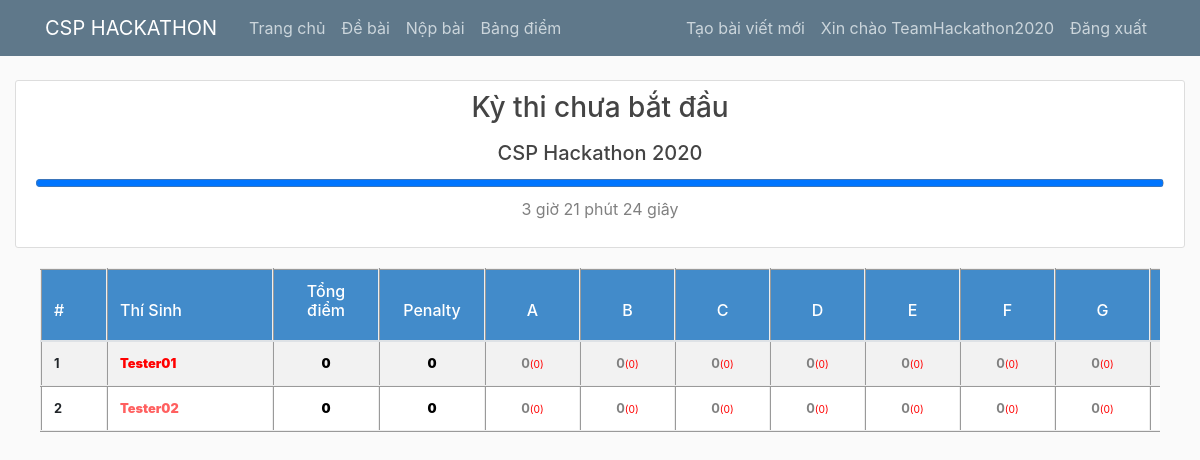
Screenshot of /standings (signed in) with the database file from the repository.
### Hackathon/models.py (models this page shows, shortened)
class User(db.Model, UserMixin):
    id = db.Column(db.Integer, primary_key=True)
    username = db.Column(db.String(20), unique=True, nullable=False)
    image_file = db.Column(db.String(20), nullable=False, default='default.jpg')
    password = db.Column(db.String(60), nullable=False)
    repass = db.Column(db.Boolean, nullable=False, default=False)
    posts = db.relationship('Post', backref='author', lazy=True)
    submissions = db.relationship('Submission', backref='author', lazy=True)
    frozen_submissions = db.relationship('SubmissionFrozen', backref='author', lazy=True)

### Hackathon/routes.py (the view)
@app.route("/standings")
def standings():
    users = User.query.all()
    scores = []
    max_score_possible = [0 for i in range(0, nProblems)]
    for i in range(0, nProblems):
        problem = contestData['problem'][i]
        nSubtasks = int(problem['nSubtasks'])
        for j in range(1, nSubtasks + 1):
            max_score_possible[i] += problem[f'score_{j}'] if f'score_{j}' in problem else 100 // nSubtasks
    for user in users:
        if user.username in ["TeamHackathon2020", "kurone02"]:
            continue
        submissions = SubmissionFrozen.query.filter_by(author=user)
        score = {'username': user.username}
        score['total_score'] = 0
        score['total_penalty'] = 0
        for i in range(1, nProblems + 1):
            submission = list(filter(lambda x: x.problem_id == i, submissions))
            if len(submission) == 0:
                score[f"{convert_char[i - 1]}_score"] = 0
                score[f"{convert_char[i - 1]}_penalty"] = 0
                score[f"{convert_char[i - 1]}_submitted"] = False
                score[f"{convert_char[i - 1]}_is_first_AC"] = False
            else:
                score[f"{convert_char[i - 1]}_score"] = submission[0].max_score
                score[f"{convert_char[i - 1]}_penalty"] = submission[0].time_penalty + submission[0].subs_penalty
                score[f"{convert_char[i - 1]}_submitted"] = True
                score[f"{convert_char[i - 1]}_is_first_AC"] = submission[0].is_first_AC
            score['total_score'] += score[f"{convert_char[i - 1]}_score"]
            score['total_penalty'] += score[f"{convert_char[i - 1]}_penalty"]
        scores.append(score)
    scores = sorted(scores, key=lambda x: (x['total_score'], -x['total_penalty']), reverse=True)
    problem_list = contestData['problem']
    return render_template('standings.html', title='standings', problem_list=problem_list, scores=scores, nUsers=len(users)-2, max_score_possible=max_score_possible, frozen_time=frozen_time)

### Hackathon/models.py (called while the page is built)
@login_manager.user_loader
def load_user(user_id):
    return User.query.get(int(user_id))

### Hackathon/routes.py (called while the page is built)
def contestData_timestart():
    token = list(map(int, contestData['timestart'].split('_')))
    dt = datetime(token[0], token[1], token[2], token[3], token[4], token[5])
    return int(mktime(dt.timetuple()))

@app.context_processor
def inject_contest_data():
    time_left = max(0, contestData_timestart() + contestData['duration'] * 60 - int(time()))
    unix_time = time_left
    if time_left > duration:
        time_left -= duration
        hour = time_left // 3600
        time_left %= 3600
        minute = time_left // 60
        time_left %= 60
        second = time_left
    else:
        hour = time_left // 3600
        time_left %= 3600
        minute = time_left // 60
        time_left %= 60
        second = time_left
    return dict(time_left=unix_time, hour=hour, minute=minute, second=second, nProblems=nProblems, duration=duration)

### Hackathon/templates/standings.html (shortened to what this page needs)
<!DOCTYPE html>
<html>
<head>
    <link rel="stylesheet" href="{{ url_for('static', filename='bootstrap/css/bootstrap.min.css') }}">
    <link rel="stylesheet" type="text/css" href="{{ url_for('static', filename='bootstrap/css/bootstrap.css') }}">
    <link rel="stylesheet" type="text/css" href="{{ url_for('static', filename='main.css') }}">
    <link rel="stylesheet" href="{{url_for('static', filename='css_hy/style.css')}}" type="text/css" charset="utf-8">
    <link rel="stylesheet" href="{{url_for('static', filename='css_hy/datatable.css')}}" type="text/css" charset="utf-8">
    <link rel="stylesheet" href="{{url_for('static', filename='css_hy/table-form.css')}}" type="text/css" charset="utf-8">
    <link rel="stylesheet" href="{{url_for('static', filename='css_hy/user.css')}}" type="text/css" charset="utf-8">
</head>
<body>
    {% set char="ABCDEFGHIJKLMNOPQRSTUVWXYZ" %}
    {% set color_rank=["red", "#ff6060", "orange", "darkviolet", "blue"] %}
    <header class="site-header">
      <nav class="navbar navbar-expand-md navbar-dark bg-steel fixed-top">
        <div class="container">
          <a class="navbar-brand mr-4" href="/">CSP HACKATHON</a>
          <div class="collapse navbar-collapse" id="navbarToggle">
            <div class="navbar-nav mr-auto">
              <a class="nav-item nav-link" href="/">Trang chủ</a>
              <a class="nav-item nav-link" href="/statement">Đề bài</a>
              <a class="nav-item nav-link" href="/submit">Nộp bài</a>
              <a class="nav-item nav-link" href="/standings">Bảng điểm</a>
            </div>
            <div class="navbar-nav">
              {% if current_user.is_authenticated %}
                {% if current_user.username == "TeamHackathon2020" %}
                  <a class="nav-item nav-link" href="{{ url_for('new_post') }}">Tạo bài viết mới</a>
                {% endif %}
                <a class="nav-item nav-link" href="{{url_for('profile')}}">Xin chào {{current_user.username}}</a>
                <a class="nav-item nav-link" href="{{url_for('logout')}}">Đăng xuất</a>
              {% else %}
                <a class="nav-item nav-link" href="{{url_for('login')}}">Đăng nhập</a>
                <a class="nav-item nav-link" href="{{url_for('register')}}">Đăng ký</a>
              {% endif %}
            </div>
          </div>
        </div>
      </nav>
    </header>
    <main>
        <div>
            <div class="col-md-12">
                <div class="content-section">
                    <center><h3>
                        {% if time_left > duration %}
                            Kỳ thi chưa bắt đầu
                        {% elif time_left <= 0 %}
                            Bảng xếp hạng chính thức
                        {% else %}
                            Bảng xếp hạng hiện tại
                        {% endif %}
                    </h3></center>
                    {% if time_left > duration %}
                        <center><p class='text-muted'><h5>CSP Hackathon 2020</h5></center>
                        <progress style="width: 100%" id="temp" max="{{time_left - duration}}" value="{{time_left - duration}}"></progress>
                        <center><p style='color: gray' id='timer'>{{hour}} giờ {{minute}} phút {{second}} giây</p></center>
                    {% elif time_left <= 0 %}
                        <center><p class='text-muted'><h5>CSP Hackathon 2020</h5></center>
                        <progress style="width: 100%" id="temp" max="{{duration}}" value="{{time_left}}"></progress>
                    {% else %}
                        <center><p class='text-muted'><h5>CSP Hackathon 2020</h5></center>
                        <progress style="width: 100%" id="temp" max="{{duration}}" value="{{time_left}}"></progress>
                        <center><p style='color: gray' id='timer'>{{hour}} giờ {{minute}} phút {{second}} giây</p></center>
                    {% endif %}
                </div>
            </div>
            <div>
                <div style='margin-top:10px; font-size:80%;'>
                    <div id="container" style="margin:0px 40px;padding:0; background-color: white;overflow:hidden">
                        <div id="rankabscol" class="rank-abs-div">
                            <table class="table table-bordered table-striped ranktable">
                                <thead>
                                    <tr>
                                        <th style='color:white;width:40px;'>
                                            <h6 style='color:white'>#</h6>
                                        </th>
                                        <th style='color:white;width:140px;text-align:left;'>
                                            <h6 style='color:white'>Thí Sinh</h6>
                                        </th>
                                        <th style='color:white;width:80px;text-align:center;'>
                                            <h6 style='color:white'>Tổng điểm</h6>
                                        </th>
                                        <th style='color:white;width:80px;text-align:center;'>
                                            <h6 style='color:white'>Penalty</h6>
                                        </th>
                                    </tr>
                                </thead>
                                <tbody>
                                    {% for i in range(0, nUsers) %}
                                        <tr>
                                            <td>{{i + 1}}</td>
                                            <td><b style="color: {{color_rank[i]}}">{{ scores[i]['username'] }}</b></td>
                                            <td style="color:black;text-align:center"><b>{{ scores[i]['total_score'] }}</b></td>
                                            <td style="color:black;text-align:center"><b>{{ scores[i]['total_penalty'] }}</b></td>
                                        </tr>
                                    {% endfor %}
                                </tbody>
                            </table>
                        </div>
                        <div class="rank-abs-div">
                            <table class="table table-bordered table-striped ranktable">
                                <thead>
                                    <tr>
                                        <th style='color:white;width:40px;'>
                                            <h6 style='color:white'>#</h6>
                                        </th>
                                        <th style='color:white;width:140px;text-align:left;'>
                                            <h6 style='color:white'>Thí Sinh</h6>
                                        </th>
                                        <th style='color:white;width:80px;text-align:center;'>
                                            <h6 style='color:white'>Tổng điểm</h6>
                                        </th>
                                        <th style='color:white;width:80px;text-align:center;'>
                                            <h6 style='color:white'>Penalty</h6>
                                        </th>
                                    </tr>
                                </thead>
                            </table>
                        </div>
                        <div id="rankdiv" style="margin:0;padding:0;position:relative;overflow:auto">
                            <table id="rank" class="table table-bordered table-striped ranktable">
                                <thead>
                                    <tr>
                                        <th style='color:white;width:40px;'>
                                            <h6 style='color:white'>#</h6>
                                        </th>
                                        <th style='color:white;width:140px;text-align:left;'>
                                            <h6 style='color:white'>Thí Sinh</h6>
                                        </th>
                                        <th style='color:white;width:80px;text-align:center;'>
                                            <h6 style='color:white'>Tổng điểm</h6>
                                        </th>
                                        <th style='color:white;width:80px;text-align:center;'>
                                            <h6 style='color:white'>Penalty</h6>
                                        </th>
                                        {% for i in range(0, nProblems) %}
                                            <th style="min-width:95px;text-align:center"><h6 style='color:#fff'>{{ problem_list[i]['problem_id'] }}</h6></th>
                                        {% endfor %}
                                    </tr>
                                </thead>
                                <tbody>
                                    {% for i in range(0, nUsers) %}
                                        <tr>
                                            <td>{{i + 1}}</td>
                                            <td><b style="color: {{color_rank[i]}}">{{ scores[i]['username'] }}</b></td>
                                            <td style="color:black;text-align:center"><b>{{ scores[i]['total_score'] }}</b></td>
                                            <td style="color:black;text-align:center"><b>{{ scores[i]['total_penalty'] }}</b></td>
                                            {% for j in range(0, nProblems) %}
                                                {% set color = "grey" %}
                                                {% if scores[i][[char[j], "submitted"]|join('_')] %}
                                                    {% if scores[i][[char[j], "score"]|join('_')] == 0 %}
                                                        {% set color = "red" %}
                                                    {% elif scores[i][[char[j], "score"]|join('_')] != max_score_possible[j] %}
                                                        {% set color = "darkorange" %}
                                                    {% else %}
                                                        {% set color = "green" %}
                                                    {% endif %}
                                                {% endif %}
                                                {% if scores[i][[char[j], "is_first_AC"]|join('_')] %}
                                                    <td style="color:{{color}};text-align:center; background-color: lightgreen">{{ scores[i][[char[j], "score"]|join('_')] }}<small style="color: red">({{scores[i][[char[j], "penalty"]|join('_')]}})</small></td>
                                                {% else %}
                                                    <td style="color:{{color}};text-align:center">{{ scores[i][[char[j], "score"]|join('_')] }}<small style="color: red">({{scores[i][[char[j], "penalty"]|join('_')]}})</small></td>
                                                {% endif %}
                                            {% endfor %}
                                        </tr>
                                    {% endfor %}
                                </tbody>
                            </table>
                        </div>
                    </div>
                </div>
            </div>
        </div>
    </main>
</body>
</html>

### Hackathon/static/main.css (style rules this page uses)
body { background: #fafafa; color: #333333; margin-top: 5rem; }
h1, h2, h3, h4, h5, h6 { color: #444444; }
.bg-steel { background-color: #5f788a; }
.site-header .navbar-nav .nav-link { color: #cbd5db; }
.content-section { background: #ffffff; padding: 10px 20px; border: 1px solid #dddddd; border-radius: 3px; margin-bottom: 20px; }

### Hackathon/templates/standings.html (style rules this page uses)
.ranktable { border-radius:3px; margin:0; }
.ranktable th, .ranktable td { font-weight: bold; border: 2px inset; }
.ranktable th { background-color:#428bca; color:white; }
.rank-abs-div { margin: 0; padding: 0; position: absolute; overflow:hidden; background-color:white; z-index:2; }

### rows the page displays
User: username "TeamHackathon2020"
User: username "Tester01"
User: username "Tester02"

### other values shown
{{ i + 1 }} "1" "2"
{{ scores[i]['total_score'] }} "0" "0"
{{ scores[i]['total_penalty'] }} "0" "0"
{{ problem_list[i]['problem_id'] }} "A" "B" "C" "D" "E" "F" "G"
{{ scores[i][[char[j], "score"]|join('_')] }} "0" "0" "0" "0" "0" "0" "0" "0" "0" "0" "0" "0" "0" "0"
{{ scores[i][[char[j], "penalty"]|join('_')] }} "0" "0" "0" "0" "0" "0" "0" "0" "0" "0" "0" "0" "0" "0"
